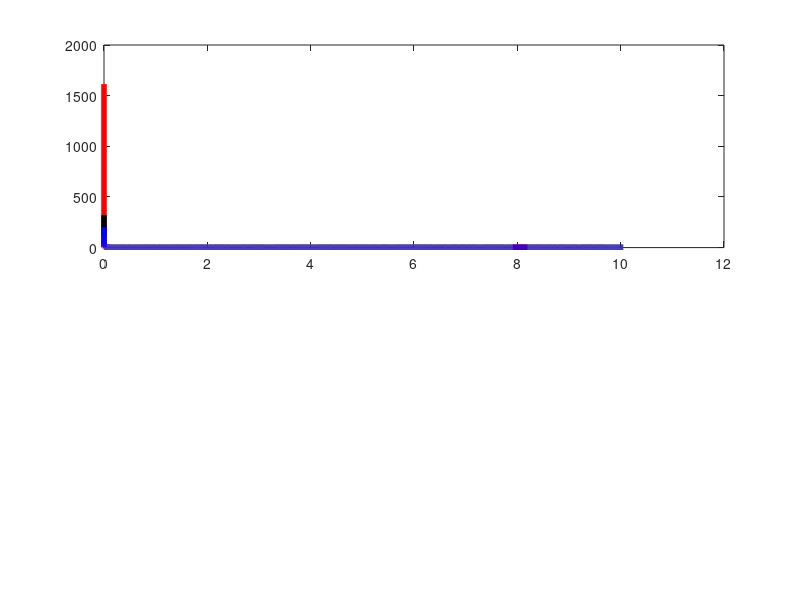

Write MATLAB code to recreate this figure. (Note: this script raises an error after producing the figure.)

clc;clear;close all;

load('Reset_t0_r_r_r0');
% load('Reset_t0_r_r0');
% figure(1)
% % subplot(2,2,1);
% plot(t133g_RR0, r133g_RR0, '-ob', ...
%     'MarkerSize',5);
% hold on
% [fitresult_133, gof_133] = createFit(t133g_RR0, r133g_RR0);
% ax = gca;
% ax.YLim = [0.06,0.2];
% ax.XLim = [0,3];
% % legend('Experiement','Creep Model');
% title('Weight = 133g');
% 
% 
% hold on
% plot(t174g_RR0,r174g_RR0, '-ok', ...
%     'MarkerSize',5);
% % title('Weight = 174g');
% hold on
% [fitresult_174, gof_174] = createFit(t174g_RR0, r174g_RR0);
% ax = gca;
% ax.YLim = [0.06,0.2];
% ax.XLim = [0,3];
% % legend('Experiement','Creep Model');
% 
% hold on
% plot(t215g_RR0,r215g_RR0, '-om', ...
%     'MarkerSize',5);
% % title('Weight = 215g');
% hold on
% [fitresult_215, gof_215] = createFit(t215g_RR0, r215g_RR0);
% ax = gca;
% ax.YLim = [0.08,0.2];
% ax.XLim = [0,3];
% % legend('Experiement','Creep Model');
% 
% hold on
% plot(t255g_RR0,r255g_RR0, '-or', ...
%     'MarkerSize',5);
% % title('Weight = 255g');
% hold on
% [fitresult_255, gof_255] = createFit(t255g_RR0, r255g_RR0);
% ax = gca;
% ax.YLim = [0.06,0.2];
% ax.XLim = [0,3];
% 
% legend('133g_exp','133g_ideal','174g_exp','174g_ideal','215g_exp','215g_ideal','255g_exp','255g_ideal');
subplot(2,1,1);
plot(t133_R,r133_R,'r','Linewidth',4);
hold on
plot(t174_R,r174_R,'k','Linewidth',4);
hold on
plot(t215_R,r215_R,'m','Linewidth',4);
hold on
plot(t255_R,r255_R,'b','Linewidth',4);
ax = gca;
ax.YLim = [0,50];
ax.XLim = [0,0.01];

grid on
grid minor

legend('133g','174g','215g','255g');
xlabel('Time (min)');
ylabel('R (ohm)');

subplot(2,1,2);
plot(t133_R_R0,r133_R_R0,'r','Linewidth',4);
hold on
plot(t174_R_R0,r174_R_R0,'k','Linewidth',4);
hold on
plot(t215_R_R0,r215_R_R0,'m','Linewidth',4);
hold on
plot(t255_R_R0,r255_R_R0,'b','Linewidth',4);
ax = gca;
ax.YLim = [0,0.2];
ax.XLim = [0,0.01];

grid on
grid minor

legend('133g','174g','215g','255g');
xlabel('Time (min)');
ylabel('R/R0 (ohm)');





